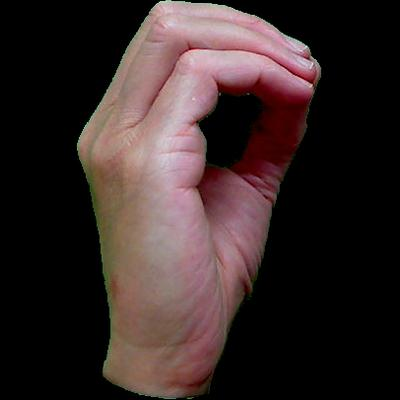
#> input picture asl_dataset/0/hand1_0_dif_seg_5_cropped.jpeg, 400 x 400 px, found by its file name; its folder holds only this picture in this run
$ jupyter execute --allow-errors asl.ipynb
#> lines starting #> are read from the running program, lines starting #| are printed output that depends on the picture; after the words box and inside, x2 and y2 are one past the last pixel; in counts of white or black regions, pixels touching at a corner belong together
 <b>About the Dataset<b>

The American Sign Language (ASL) dataset is designed specifically for gesture recognition, focusing on the classification and interpretation of hand gestures used in ASL. This dataset includes a variety of images and video frames that represent each letter of the ASL alphabet, which can be used for building models that recognize and classify gestures. Gesture recognition is a key application within computer vision and image analytics, and this dataset provides the necessary resources to train and evaluate models for recognizing hand shapes and movements associated with ASL gestures.

In the context of gesture recognition, the dataset allows for the development of systems that can interpret ASL gestures in real-time, enabling applications such as sign language translation, communication aids for the hearing impaired, and interactive systems that require gesture-based input.

Dataset Link: https://kaggle.com/datasets/ayuraj/asl-dataset/discussion?sort=undefined

<b>Objective<b>

The main goal of this dataset is to support the development of gesture recognition systems that can interpret and classify ASL hand gestures. The dataset is well-suited for various types of machine learning tasks, including:

Image-Based Gesture Recognition: Classifying individual ASL gestures from still images.
Real-Time Gesture Recognition: Using video data to identify dynamic hand movements and continuous gestures.
Gesture Tracking: Recognizing and tracking hand gestures across multiple frames in videos.
The dataset provides all the necessary resources to develop real-time gesture recognition systems that can assist in sign language translation, improving accessibility for people with hearing impairments.

[cell 1]
import cv2
import numpy as np
import os
import matplotlib.pyplot as plt
from sklearn.model_selection import train_test_split

<b>Preprocessing for Gesture Recognition<b>

[cell 2]
def preprocess_images_and_plot(dataset_path, save_path, image_size=(28, 28)):
#> called with dataset_path = 'asl_dataset\\asl_dataset', save_path = 'processed_images', image_size = (28, 28)
    data = []
    labels = []

    # Create a directory to save the preprocessed images outside the original folder
    os.makedirs(save_path, exist_ok=True)

    # Loop through each directory (digit/letter folder)
    for folder_name in os.listdir(dataset_path):
        folder_path = os.path.join(dataset_path, folder_name)

        if os.path.isdir(folder_path):
            # Create subfolders for each digit/letter in the save_path
            os.makedirs(os.path.join(save_path, folder_name), exist_ok=True)

            # Loop through each image in the folder
            for image_name in os.listdir(folder_path):
                image_path = os.path.join(folder_path, image_name)

                # Read the image
                image = cv2.imread(image_path)
#> image is the input picture: shape (400, 400, 3); mean B, G, R 40.3, 41.2, 55

                if image is None:
                    print(f"Warning: Unable to read image {image_path}")
                    continue

                # print(f"Processing {image_path}...")  # Debugging print

                # Convert the image to grayscale (this is the original image)
                original_gray_image = cv2.cvtColor(image, cv2.COLOR_BGR2GRAY)
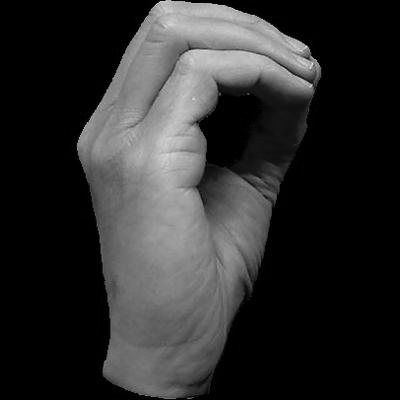
#> original_gray_image: shape (400, 400); min 0, max 235, mean 45.2

                # Resize the image to the desired size (e.g., 28x28 for MNIST-like data)
                resized_image = cv2.resize(original_gray_image, image_size)
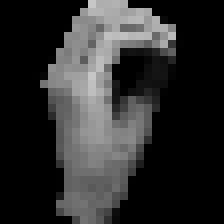
#> resized_image: shape (28, 28) (shown 8 times larger); min 0, max 199, mean 45.2

                # Thresholding (convert to binary image)
                _, binary_image = cv2.threshold(resized_image, 128, 255, cv2.THRESH_BINARY)
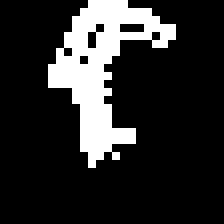
#> binary_image: shape (28, 28) (shown 8 times larger); 16.8% white; 1 white region, box (x1, y1, x2, y2) and area: (6, 0, 22, 21) 132

                # Morphological operations
                kernel = np.ones((3, 3), np.uint8)
                eroded_image = cv2.erode(binary_image, kernel, iterations=1)
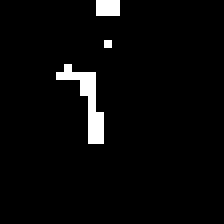
#> eroded_image: shape (28, 28) (shown 8 times larger); 3.4% white in thin lines or dots, all inside (x1, y1, x2, y2) = (7, 0, 15, 18)
                dilated_image = cv2.dilate(eroded_image, kernel, iterations=1)
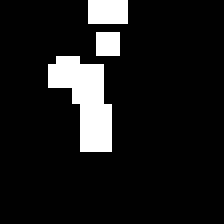
#> dilated_image: shape (28, 28) (shown 8 times larger); 10.2% white; 3 white regions (2 under 20 px), largest, box (x1, y1, x2, y2) and area: (6, 7, 14, 19) 56

                # Advanced morphological operations
                opened_image = cv2.morphologyEx(dilated_image, cv2.MORPH_OPEN, kernel)
                closed_image = cv2.morphologyEx(dilated_image, cv2.MORPH_CLOSE, kernel)
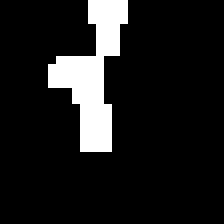
#> closed_image: shape (28, 28) (shown 8 times larger); 11% white; 1 white region, box (x1, y1, x2, y2) and area: (6, 0, 16, 19) 86
                gradient_image = cv2.morphologyEx(dilated_image, cv2.MORPH_GRADIENT, kernel)
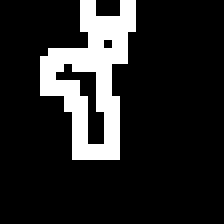
#> gradient_image: shape (28, 28) (shown 8 times larger); 15.1% white in thin lines or dots, all inside (x1, y1, x2, y2) = (5, 0, 17, 20)
                tophat_image = cv2.morphologyEx(dilated_image, cv2.MORPH_TOPHAT, kernel)
#> tophat_image: shape (28, 28); every value is 0
                blackhat_image = cv2.morphologyEx(dilated_image, cv2.MORPH_BLACKHAT, kernel)
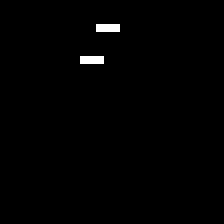
#> blackhat_image: shape (28, 28) (shown 8 times larger); 0.77% white in thin lines or dots, all inside (x1, y1, x2, y2) = (10, 3, 15, 8)

                # Create a subplot to display the original and processed images
                fig, axs = plt.subplots(3, 3, figsize=(15, 15))

                # Original image (from dataset before any transformations)
                axs[0, 0].imshow(original_gray_image, cmap='gray')
                axs[0, 0].set_title('Original Image')
                axs[0, 0].axis('off')

                # Resized image
                axs[0, 1].imshow(resized_image, cmap='gray')
                axs[0, 1].set_title('Resized Image')
                axs[0, 1].axis('off')

                # Binary image
                axs[0, 2].imshow(binary_image, cmap='gray')
                axs[0, 2].set_title('Binary Image')
                axs[0, 2].axis('off')

                # Eroded image
                axs[1, 0].imshow(eroded_image, cmap='gray')
                axs[1, 0].set_title('Eroded Image')
                axs[1, 0].axis('off')

                # Dilated image
                axs[1, 1].imshow(dilated_image, cmap='gray')
                axs[1, 1].set_title('Dilated Image')
                axs[1, 1].axis('off')

                # Opened image
                axs[1, 2].imshow(opened_image, cmap='gray')
                axs[1, 2].set_title('Opened Image')
                axs[1, 2].axis('off')

                # Closed image
                axs[2, 0].imshow(closed_image, cmap='gray')
                axs[2, 0].set_title('Closed Image')
                axs[2, 0].axis('off')

                # Gradient image
                axs[2, 1].imshow(gradient_image, cmap='gray')
                axs[2, 1].set_title('Gradient Image')
                axs[2, 1].axis('off')

                # Top Hat image
                axs[2, 2].imshow(tophat_image, cmap='gray')
                axs[2, 2].set_title('Top Hat Image')
                axs[2, 2].axis('off')

                # Save the plot as an image in the processed folder
                processed_image_path = os.path.join(save_path, folder_name, f"{image_name.split('.')[0]}_processed.png")
                plt.savefig(processed_image_path)
                plt.close(fig)

                # Flatten the final processed image (you can choose which one to flatten)
                final_image = gradient_image
                data.append(final_image.flatten())

                # Append the label (digit/letter)
                labels.append(folder_name)
#> pass 2 of the loop in preprocess_images_and_plot, `for folder_name in os.listdir(dataset_path):`:
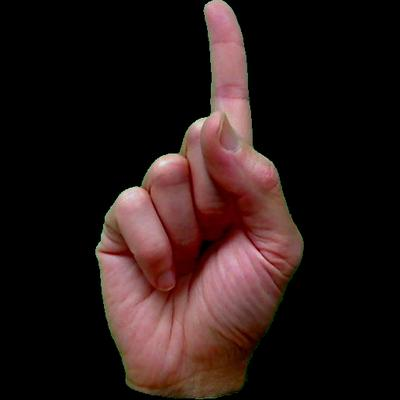
#> input picture asl_dataset/1/hand1_1_dif_seg_1_cropped.jpeg, 400 x 400 px, found by its file name
#> in preprocess_images_and_plot, image is the input picture: shape (400, 400, 3); mean B, G, R 22.3, 23.7, 38.5
#> in preprocess_images_and_plot, `original_gray_image = cv2.cvtColor(image, cv2.COLOR_BGR2GRAY)`:
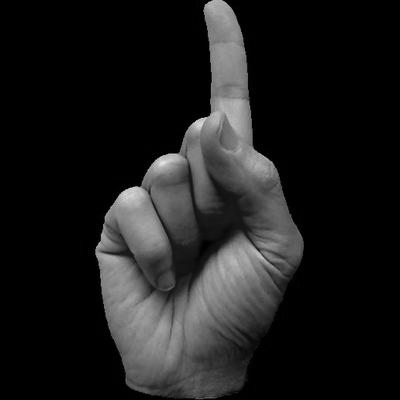
#> original_gray_image: shape (400, 400); min 0, max 229, mean 28
#> in preprocess_images_and_plot, `_, binary_image = cv2.threshold(resized_image, 128, 255, cv2.THRESH_BI..`:
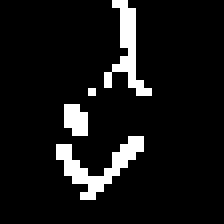
#> binary_image: shape (28, 28) (shown 8 times larger); 8.4% white in thin lines or dots, all inside (x1, y1, x2, y2) = (7, 0, 19, 25)

    return np.array(data), np.array(labels)

# Define the dataset path and where to save preprocessed images
dataset_path = r'asl_dataset\asl_dataset'
save_path = r'processed_images'  # Save the preprocessed images here, outside the original folder

# Preprocess the images and plot/save them
X, y = preprocess_images_and_plot(dataset_path, save_path)

# Split into training and testing sets
X_train, X_test, y_train, y_test = train_test_split(X, y, test_size=0.2, random_state=42)

# Optionally, scale pixel values (normalize between 0 and 1)
X_train = X_train / 255.0
X_test = X_test / 255.0
